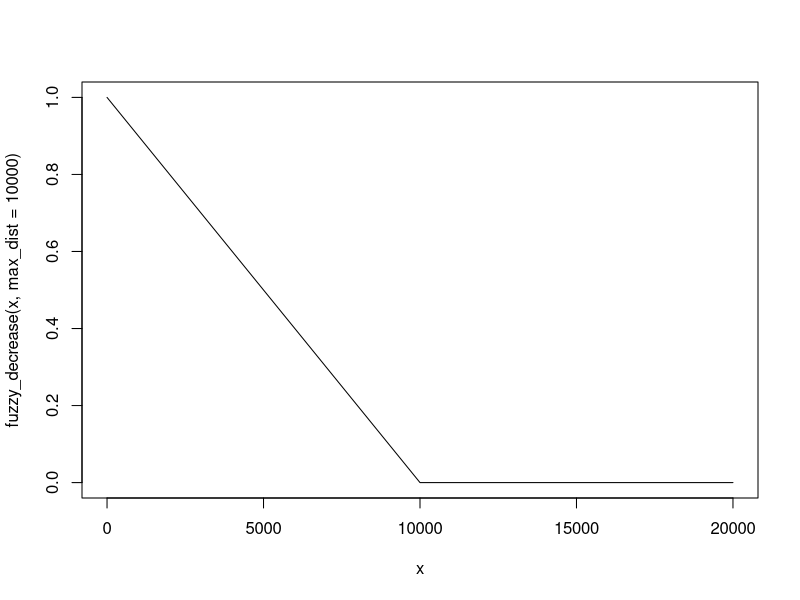
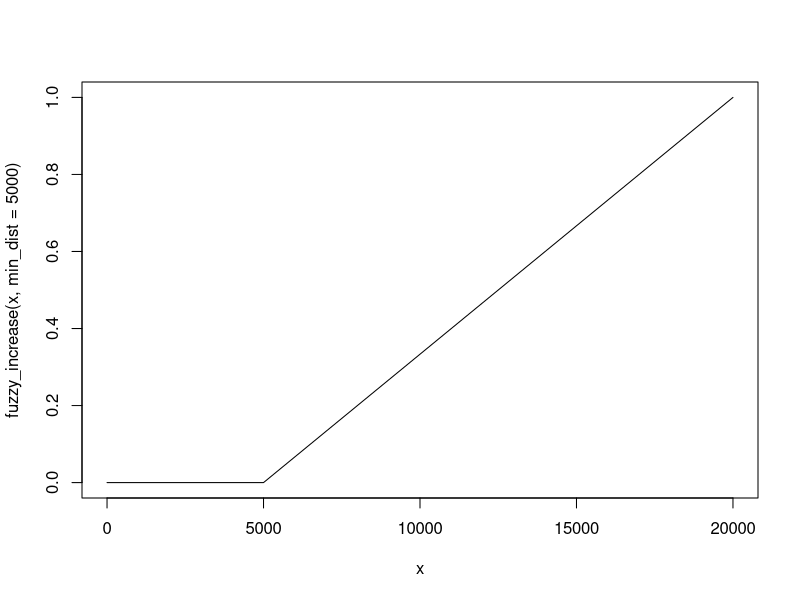
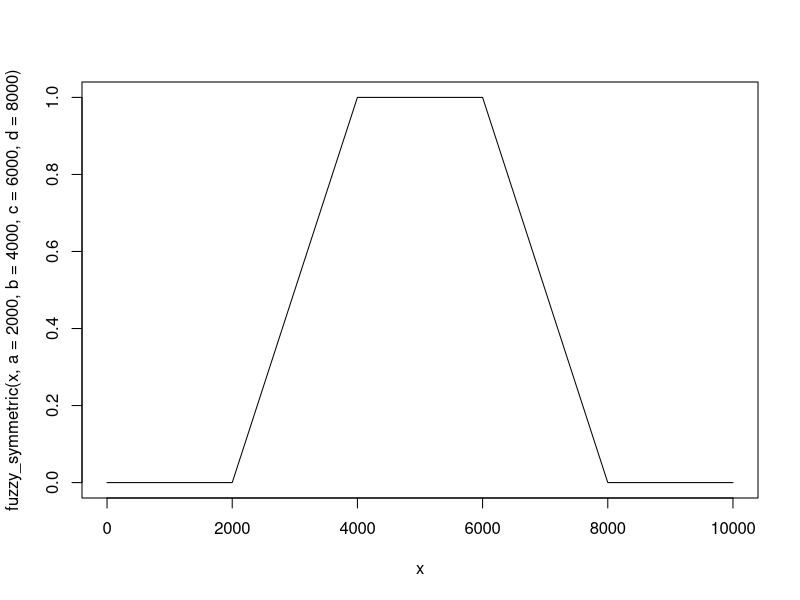

Recreate these plots in R, in order.
# Define Fuzzy Function (Monotonically Decreasing)
fuzzy_decrease <- function(x, max_dist) {
  val <- 1 - (x / max_dist)
  val[val < 0] <- 0
  return(val)
}

fuzzy_increase <- function(x, min_dist) {
  val <- (x - min_dist) / (max(x) - min_dist)
  val[val < 0] <- 0
  return(val)
}

# Define Fuzzy Function (Symmetric / Trapezoidal)
fuzzy_symmetric <- function(x, a, b, c, d) {
  y <- rep(0, length(x))

  # Rising limb (a to b)
  idx_rise <- x > a & x < b
  y[idx_rise] <- (x[idx_rise] - a) / (b - a)

  # Plateau (b to c) - The "Sweet Spot"
  idx_flat <- x >= b & x <= c
  y[idx_flat] <- 1

  # Falling limb (c to d)
  idx_fall <- x > c & x < d
  y[idx_fall] <- 1 - (x[idx_fall] - c) / (d - c)

  return(y)
}

curve(fuzzy_decrease(x, max_dist=10000), from=0, to=20000)
curve(fuzzy_increase(x, min_dist=5000), from=0, to=20000)
curve(fuzzy_symmetric(x, a=2000, b=4000, c=6000, d=8000), from=0, to=10000)
